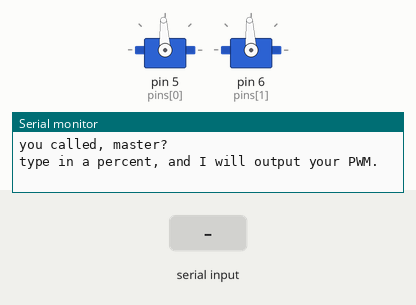
Simulated run of this sketch. Board: Arduino Uno, built with avr-gcc and run on an emulated ATmega328P. Parts: 2 × servo, the last lines printed to the serial monitor. The test bench sets the inputs (shaded band).

Above: at 2.2 s.
2.3 s: "90,45\n" received over Serial
At 3.3 s:
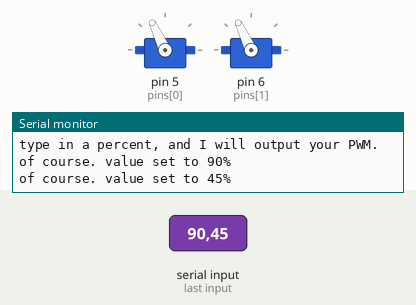
3.8 s: "30,150\n" received over Serial
At 4.3 s:
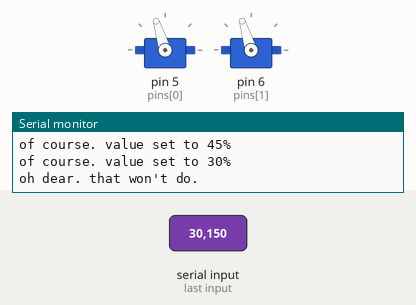
5.3 s: "90\n" received over Serial
At 6.7 s:
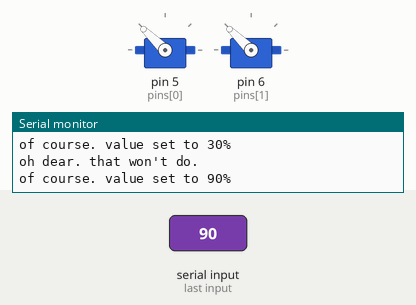
Timing chart, 0 to 8.3 s (numbered marks = the images above; inputs shaded):
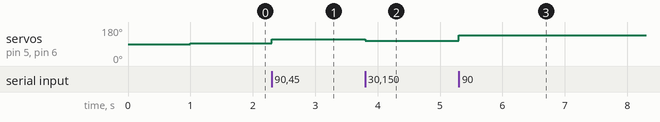

Measured:
- after the input at 2.3 s, servo on pin 5 (pins[0]), servo on pin 6 (pins[1]): 93° → 115° at once
- after the input at 3.8 s, servo on pin 5 (pins[0]), servo on pin 6 (pins[1]): 115° → 107° at once
- after the input at 5.3 s, servo on pin 5 (pins[0]), servo on pin 6 (pins[1]): 107° → 136° at once

The sketch:

MotorControllerTest.ino
```cpp
#include <Servo.h>

//User configuration:
int percent = 0;  //between -100 and 100, indicates how fast the motor
      //will be moving when the arduino boots
int pins[] = {5, 6}; //the signal output pins (as many as you'd like)


const int arraySize = sizeof(pins)/sizeof(int);
Servo controllers[arraySize];

void setup() {
  Serial.begin(9600);
  Serial.println("you called, master?\n");
  for (int i=0; i<arraySize; i++)
    controllers[i].attach(pins[i]); //associate the object to a pin
  delay(1000);
  Serial.println("type in a percent, and I will output your PWM.\n");

}


void loop() {
  int PWMvalue = percent * 5 + 1500; //scale up to 1000-2000

  for (int i=0; i<arraySize; i++)
    controllers[i].writeMicroseconds(PWMvalue);

  if (Serial.available() > 1) {
    long proposedValue = Serial.parseInt();
    if (proposedValue == 0) {
      Serial.println("ah... stop!  yes, right on it.");
      percent = 0;
    } else if (proposedValue >= -100 && proposedValue <= 100) {
      percent = proposedValue;
      Serial.print("of course. value set to ");
      Serial.print(percent);
      Serial.println("%");
    } else {
      Serial.println("oh dear. that won't do.");
    }
  }
}
```
